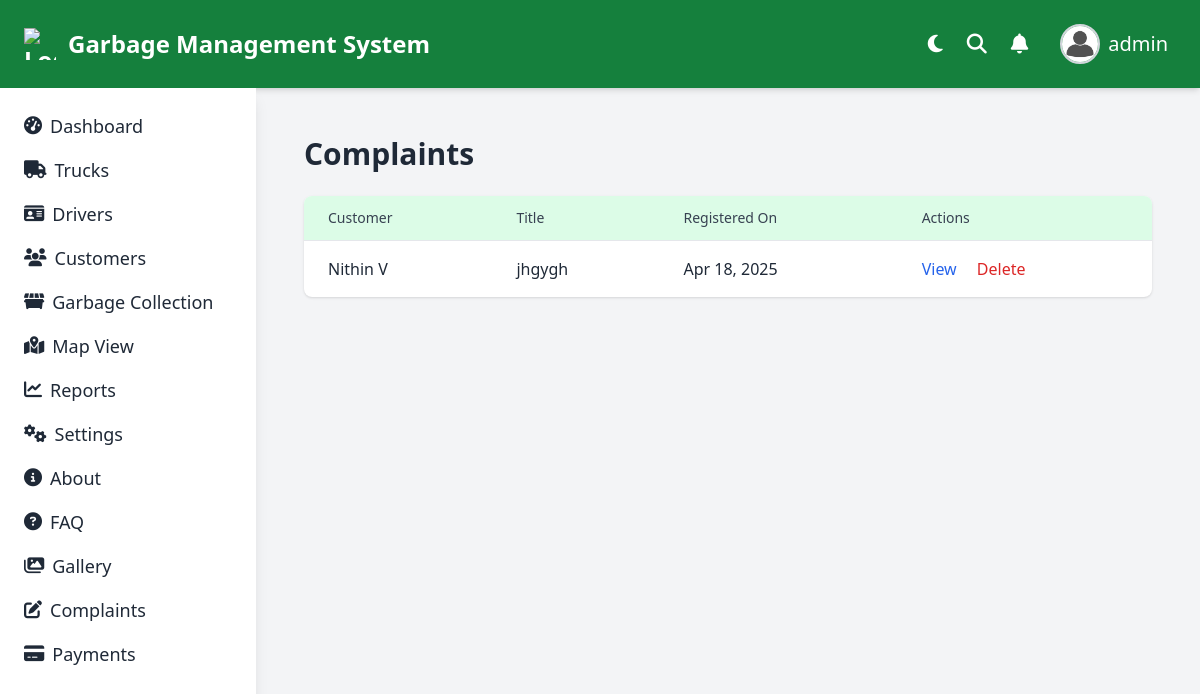
The page /complaints/complaint/ (signed in) on the database its author committed.
### authentication/models.py (models this page shows, shortened)
class Profile(AbstractUser):
    role = models.CharField(max_length=30,choices=RoleChoices.choices)
    class Meta:
        verbose_name = 'Profile'
        verbose_name_plural = 'Profile'

### complaints/models.py (models this page shows, shortened)
class Complaint(BaseClass):
    customer = models.ForeignKey('user.Users',null=True,on_delete=models.SET_NULL)
    title = models.CharField(max_length=25)
    description = models.CharField(max_length=200)
    suggestion = models.CharField(max_length=100,blank=True, null=True)
    class Meta:
        verbose_name = 'Complaint'
        verbose_name_plural = 'Complaints'
        ordering = ['-id']

### user/models.py (models this page shows)
class BaseClass(models.Model):
    uuid = models.SlugField(unique=True,default=uuid.uuid4)
    active_status = models.BooleanField(default=True)
    created_at = models.DateTimeField(auto_now_add=True)
    updated_at = models.DateTimeField(auto_now=True)
    class Meta:
        abstract = True

class Users(BaseClass):
    profile = models.OneToOneField('authentication.Profile',on_delete=models.CASCADE)
    name = models.CharField(max_length=50)
    email = models.EmailField(unique=True)
    contact = models.CharField(max_length=15)
    address = models.CharField(max_length=50)
    post_office = models.CharField(max_length=50)
    district = models.CharField(max_length=50,choices=DistrictChoices.choices)
    pin_code = models.CharField(max_length=6)
    def __str__(self):
        return f'{self.name}'
    class Meta:
        verbose_name = 'User'
        verbose_name_plural = 'Users'
        ordering = ['-id']

### complaints/views.py (the view)
# urls.py: path('complaint/',views.ComplaintView.as_view(),name = 'complaint'),
class ComplaintView(View):
    def get(self,request,*args,**kwargs):
        user = request.user
        if user.role == "Admin":
            complaints = Complaint.objects.filter(active_status = True).order_by('-created_at')
        elif user.role == "User":
            customer = Users.objects.get(profile=request.user)  # This works if the user has a related profile
            complaints = Complaint.objects.filter(customer=customer).order_by('-created_at')
        else:
            complaints = Complaint.objects.none()
        return render(request,'complaint/complaint-list.html',{'complaints':complaints})

### authentication/show_customer.py (called while the page is built)
def show_customer_name(request):
    customer_name = 'Guest'
    if request.user.is_authenticated:  # Check if the user is authenticated
        try:
            customer = Users.objects.get(profile=request.user)
            customer_name = customer.name  # Get the customer's name
        except Users.DoesNotExist:
            customer_name = 'Guest'  # Keep the default name if user is not found
    return {'customer_name': customer_name}

### authentication/show_user.py (called while the page is built)
def show_user_name(request):
    username = request.user.username
    name = username.split('@')[0]
    print(name)
    return{'name_of_user':name}

### authentication/templatetags/check_roles.py (called while the page is built)
@register.simple_tag
def check_user_role(request,roles):
    roles=roles.split(',')
    allow = False
    if request.user.role in roles:
        allow = True
    return allow

### templates/complaint/complaint-list.html (shortened to what this page needs)
{% extends 'base.html' %}
{% block content %}
{%load check_roles%}
<div class="max-w-5xl mx-auto p-6">
    {%check_user_role request 'Admin' as allow%}
        {%if allow%}
    <h1 class="text-3xl font-semibold text-gray-800 mb-6">Complaints</h1>
        {%endif%}
        {%check_user_role request 'User' as allow%}
    <div class="overflow-x-auto bg-white shadow rounded-lg">
        <table class="min-w-full divide-y divide-gray-200">
            <thead class="bg-green-100">
                <tr>
                    <th class="px-6 py-3 text-left text-sm font-medium text-gray-700">Customer</th>
                    <th class="px-6 py-3 text-left text-sm font-medium text-gray-700">Title</th>
                    <th class="px-6 py-3 text-left text-sm font-medium text-gray-700">Registered On</th>
                    <th class="px-6 py-3 text-left text-sm font-medium text-gray-700">Actions</th>
                </tr>
            </thead>
            <tbody class="divide-y divide-gray-100">
                {% for complaint in complaints %}
                    <tr class="hover:bg-gray-50">
                        <td class="px-6 py-4 whitespace-nowrap text-gray-800">{{ complaint.customer }}</td>
                        <td class="px-6 py-4 whitespace-nowrap text-gray-800">{{ complaint.title }}</td>
                        <td class="px-6 py-4 whitespace-nowrap text-gray-800">
                            {{ complaint.created_at|date:"M d, Y" }}
                        </td>
                        <td class="px-6 py-4 whitespace-nowrap">
                            <a href="{% url 'complaint-detail' complaint.uuid %}" class="text-blue-600 hover:text-blue-800 mr-4">View</a>
                            {%check_user_role request 'Admin' as allow%}
                            {%if allow%}
                            <a href="{% url 'complaint-delete' complaint.uuid %}" class="text-red-600 hover:text-red-800">Delete</a>
                        </td>
                        {%endif%}
                    </tr>
                {% empty %}
                    <tr>
                        <td colspan="4" class="px-6 py-4 text-center text-gray-500">No complaints found.</td>
                    </tr>
                {% endfor %}
            </tbody>
        </table>
    </div>
</div>
{% endblock %}

### templates/base.html (shortened to what this page needs)
{%load check_roles%}
<!DOCTYPE html>
<html lang="en">
<head>
  <script src="https://cdn.tailwindcss.com"></script>
  <link rel="stylesheet" href="https://cdnjs.cloudflare.com/ajax/libs/font-awesome/6.5.0/css/all.min.css">
  <link rel="stylesheet" href="https://cdn.jsdelivr.net/npm/bootstrap-icons@1.11.1/font/bootstrap-icons.css">
</head>
<body class="bg-gray-100 text-gray-800 min-h-screen transition duration-300">
  <header class="bg-green-700 text-white px-6 py-4 flex justify-between items-center shadow-md">
    <div class="flex items-center text-2xl font-bold">
      <img src="https://cdn-icons-png.flaticon.com/512/2986/2986273.png" alt="Logo" class="w-8 h-8 mr-3">
      Garbage Management System
    </div>
    {% if user.is_authenticated %}
    {%check_user_role request 'Admin,Driver' as allow%}
            {%if allow%}
    <ul class="flex items-center space-x-6 text-xl">
      <li>
        <button onclick="toggleTheme()" class="focus:outline-none text-white text-xl" title="Toggle Theme">
          <i id="themeIcon" class="fas fa-moon"></i>
        </button>
      </li>
      <li><i class="fas fa-search cursor-pointer"></i></li>
      <li><i class="fas fa-bell cursor-pointer"></i></li>
      <li class="relative">
        <button onclick="toggleProfileMenu()" class="flex items-center space-x-2 p-2 rounded-full hover:bg-green-600">
          <img class="w-10 h-10 rounded-full object-cover border-2 border-gray-300" src="/static/img/user2.jpg" alt="User Profile" />
          <p class="text-white font-medium hidden md:block">{{ name_of_user }}</p>
        </button>
      </li>
    </ul>
    {% endif %}
    {%check_user_role request 'User' as allow%}
    {% endif %}
  </header>
  <div class="flex flex-col md:flex-row min-h-screen">
    <aside id="mobileSidebar" class="fixed top-0 left-0 w-64 h-screen bg-white shadow-lg transform -translate-x-full md:translate-x-0 transition-transform duration-300 z-50 md:static md:translate-x-0 p-6">
      <ul class="space-y-4 text-lg">
      {% if user.is_authenticated %}
        {%check_user_role request 'Admin' as allow%}
            {%if allow%}
        <li><a href="{%url 'dashboard'%}" class="flex items-center hover:text-green-600"><i class="fas fa-tachometer-alt mr-2"></i>Dashboard</a></li>
        {% endif %}
        {%check_user_role request 'User' as allow%}
        {%check_user_role request 'Admin' as allow%}
        {%if allow%}
        <li><a href="{% url 'trucks' %}" class="flex items-center hover:text-green-600"><i class="fas fa-truck mr-2"></i>Trucks</a></li>
        <li><a href="{% url 'drivers' %}" class="flex items-center hover:text-green-600"><i class="fas fa-id-card mr-2"></i>Drivers</a></li>
        <li><a href="{% url 'users' %}" class="flex items-center hover:text-green-600"><i class="fas fa-users mr-2"></i>Customers</a></li>
        {% endif %}
        {%check_user_role request 'User' as allow%}
        {%check_user_role request 'Admin,Driver' as allow%}
        {%if allow%}
        <li><a href="{%url 'garbage-list'%}" class="flex items-center hover:text-green-600"><i class="fas fa-dumpster mr-2"></i>Garbage Collection</a></li>
        {% endif %}
      {% endif %}
        <li><a href="{% url 'map' %}" class="flex items-center hover:text-green-600"><i class="fas fa-map-marked-alt mr-2"></i>Map View</a></li>
        {%check_user_role request 'Admin' as allow%}
        {%if allow%}
        <li><a href="{% url 'reports' %}" class="flex items-center hover:text-green-600"><i class="fas fa-chart-line mr-2"></i>Reports</a></li>
        {% endif %}
        <li><a href="{% url 'settings' %}" class="flex items-center hover:text-green-600"><i class="fas fa-cogs mr-2"></i>Settings</a></li>
        <li><a href="{% url 'about' %}" class="flex items-center hover:text-green-600"><i class="fas fa-info-circle mr-2"></i>About</a></li>
        <li><a href="{% url 'faq' %}" class="flex items-center hover:text-green-600"><i class="fas fa-question-circle mr-2"></i>FAQ</a></li>
        <li><a href="{% url 'gallery' %}" class="flex items-center hover:text-green-600"><i class="fas fa-images mr-2"></i>Gallery</a></li>
    {% if user.is_authenticated %}
      {%check_user_role request 'User' as allow%}
        {%check_user_role request 'Admin' as allow%}
        {%if allow%}
        <li ><a href="{%url 'complaint'%}" class="flex items-center hover:text-green-600"><i class="fas fa-edit mr-2"></i>Complaints</a></li>
        {% endif %}
    {% endif %}
        {%check_user_role request 'Admin,User' as allow%}
        {%if allow%}
        <li><a href="{% url 'payment-list' %}" class="flex items-center hover:text-green-600"><i class="fas fa-credit-card mr-2"></i>Payments</a></li>
        {% endif %}
      </ul>
    </aside>
    <main class="flex-1 p-6">
      {% block content %}
      {% endblock %}
    </main>
  </div>
</body>
</html>

### templates/base.html (style rules this page uses)
html, body { overflow-x: hidden; }

### rows shown on the page
Profile: role "admin"
Complaint: customer "Nithin V", title "jhgygh", created_at "Apr 18, 2025"
